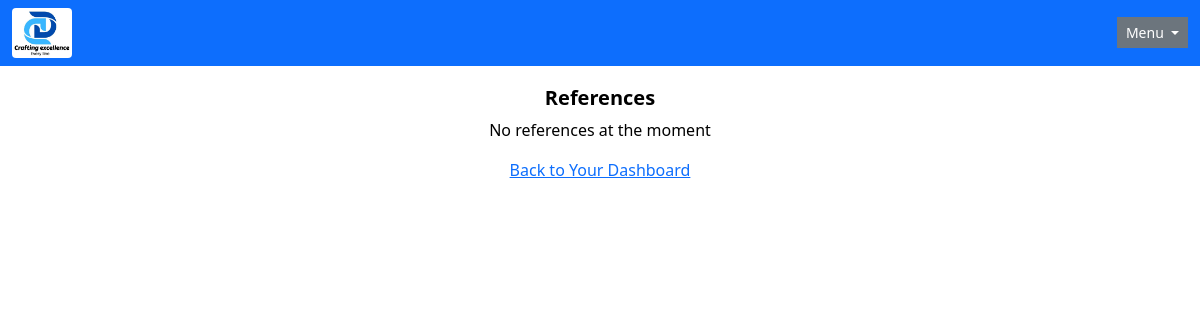
The app's page /references (signed in), older data.
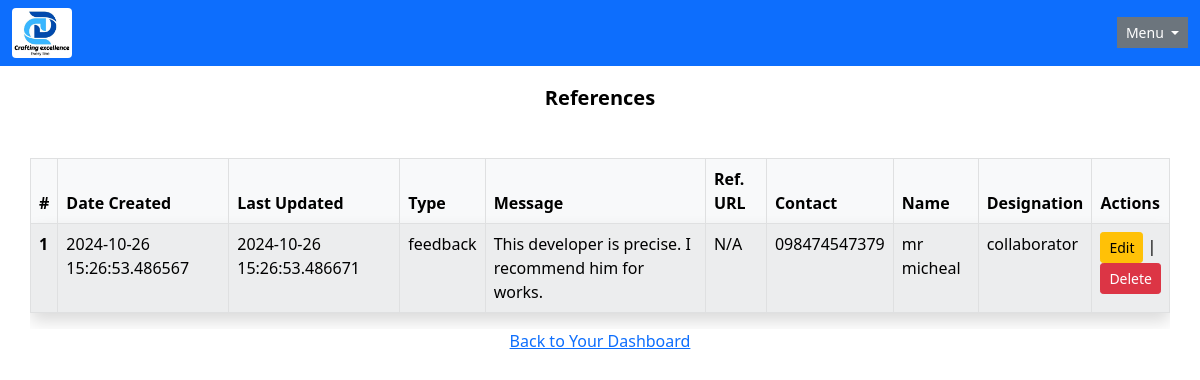
The same page, newer data.
### app/models/reference.py (models this page shows, shortened)
class Reference(db.Model):
    __tablename__ = 'reference'
    reference_id: Mapped[str] = mapped_column(
            String(length=36), primary_key=True, default=lambda: str(uuid4())
    )
    date_created: Mapped[datetime] = mapped_column(
        DateTime, default=datetime.utcnow
    )
    date_updated: Mapped[datetime] = mapped_column(
        DateTime, default=datetime.utcnow, onupdate=datetime.utcnow
    )
    reference_type: Mapped[str] = mapped_column(
        String(length=50), unique=False
    )
    message: Mapped[str] = mapped_column(Text)
    reference_link: Mapped[Optional[str]] = mapped_column(
        String(length=255), unique=False
    )
    contact: Mapped[Optional[str]] = mapped_column(
        String(length=100), unique=False
    )
    name: Mapped[str] = mapped_column(
        String(length=100), unique=False
    )
    designation: Mapped[str] = mapped_column(
        String(length=50), unique=False
    )

### app/routes/references.py (the view)
@references_bp.route("/references", methods=['GET'], strict_slashes=False)
@jwt_required()
def list_references():
    admin_id = get_jwt_identity()
    admin = Admin.query.filter_by(id=admin_id).first()
    if not admin:
        flash('You are not an admin', 'warning')
        return redirect(url_for('main.home.home_page'))
    references = Reference.query.all()
    return render_template('list_references.html', references=references)

### app/routes/afterRequest.py (called while the page is built)
def refresh_expiring_jwts(response):
    try:
        exp_timestamp = get_jwt()["exp"]
        now = datetime.now(timezone.utc)
        target_timestamp = datetime.timestamp(now + timedelta(minutes=30))
        if target_timestamp > exp_timestamp:
            access_token = create_access_token(identity=get_jwt_identity())
            set_access_cookies(response, access_token)
        return response
    except (RuntimeError, KeyError):
        return response

### app/templates/list_references.html (shortened to what this page needs)
{% extends "admin-base.html" %}
{% block content %}
   <body>
     <h1 class= "h5 text-center fw-bold">References</h1>
     {% if references %}
     <div class="container mt-5 table-container">
      <div class="row">
      <div class="col-md-12">
       <table class="table table-hover table-bordered table-striped">
         <thead class="table-light shadow">
           <tr>
             <th scope="col">#</th>
             <th scope="col">Date Created</th>
             <th scope="col">Last Updated</th>
             <th scope="col">Type</th>
             <th scope="col">Message</th>
             <th scope="col">Ref. URL</th>
             <th scope="col">Contact</th>
             <th scope="col">Name</th>
             <th scope="col">Designation</th>
             <th scope="col">Actions</th>
           </tr>
         </thead>
         <tbody class="table-light shadow">
           {% for reference in references[::-1] %}
             <tr>
                <th scope="row text-dark">{{ loop.index }}</th>
                <td>{{ reference.date_created }}</td>
                <td>{{ reference.date_updated }}</td>
                <td>{{ reference.reference_type }}</td>
                <td>{{ reference.message }}</td>
                <td>
                        {% if reference.url_link %}
                        <a href="{{ reference.reference_link }}"
                           target="_blank">{{ reference.reference_link }}
                        </a>
                        {% else %}
                           N/A
                        {% endif %}
                </td>
                <td>{{ reference.contact or "N/A"}}</td>
                <td>{{ reference.name }}</td>
                <td>{{ reference.designation }}</td>
                <td>
                  <a href="{{ url_for('main.references.edit_reference', reference_id=reference.reference_id) }}", class="btn btn-sm btn-warning">Edit</a>
                         |
                  <form action="{{ url_for('main.references.delete_reference', reference_id=reference.reference_id) }}" method='POST'>
                    <button type='submit' class="btn btn-sm btn-danger" onclick="return confirm('Are you sure you want to delete this reference?');">
                       Delete
                    </button>
                  </form>
                </td>
             </tr>
           {% endfor %}
         </tbody>
       </table>
      </div>
      </div>
     </div>
     {% else %}
       <p class="text-center">No references at the moment</p>
     {% endif %}
   </body>
{% endblock %}

Row changes from the older to the newer data that the page shows:
added Reference: date_created "2024-10-26 15:26:53.486567", date_updated "2024-10-26 15:26:53.486671", reference_type "feedback", message "This developer is precise. I recommend him for works.", contact "098474547379", name "mr micheal", designation "collaborator"
Text that changed along with them:
text no longer shown: "No references at the moment"
text now shown: "# Date Created Last Updated Type Message Ref. URL Contact Name Designation Actions"
